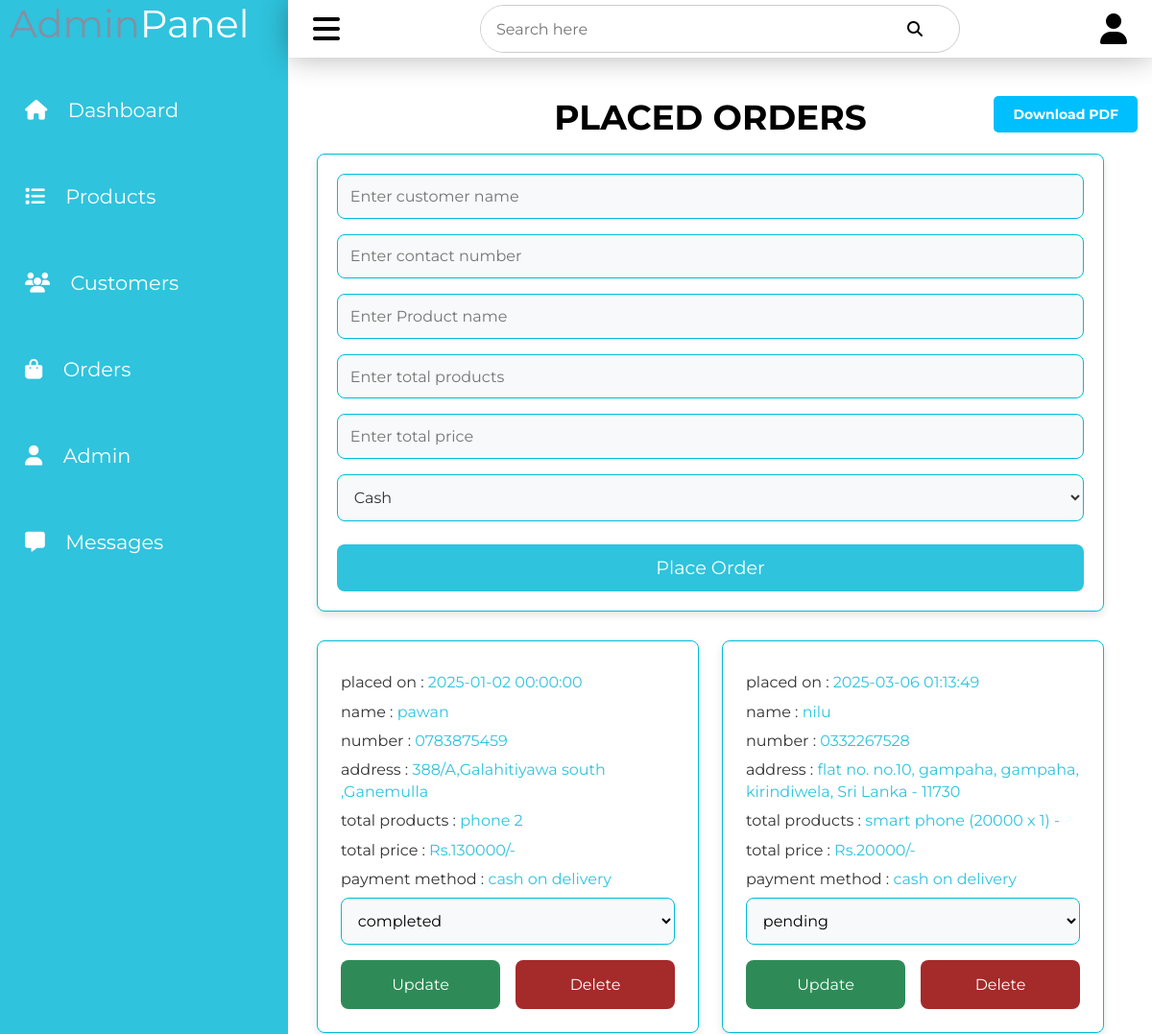
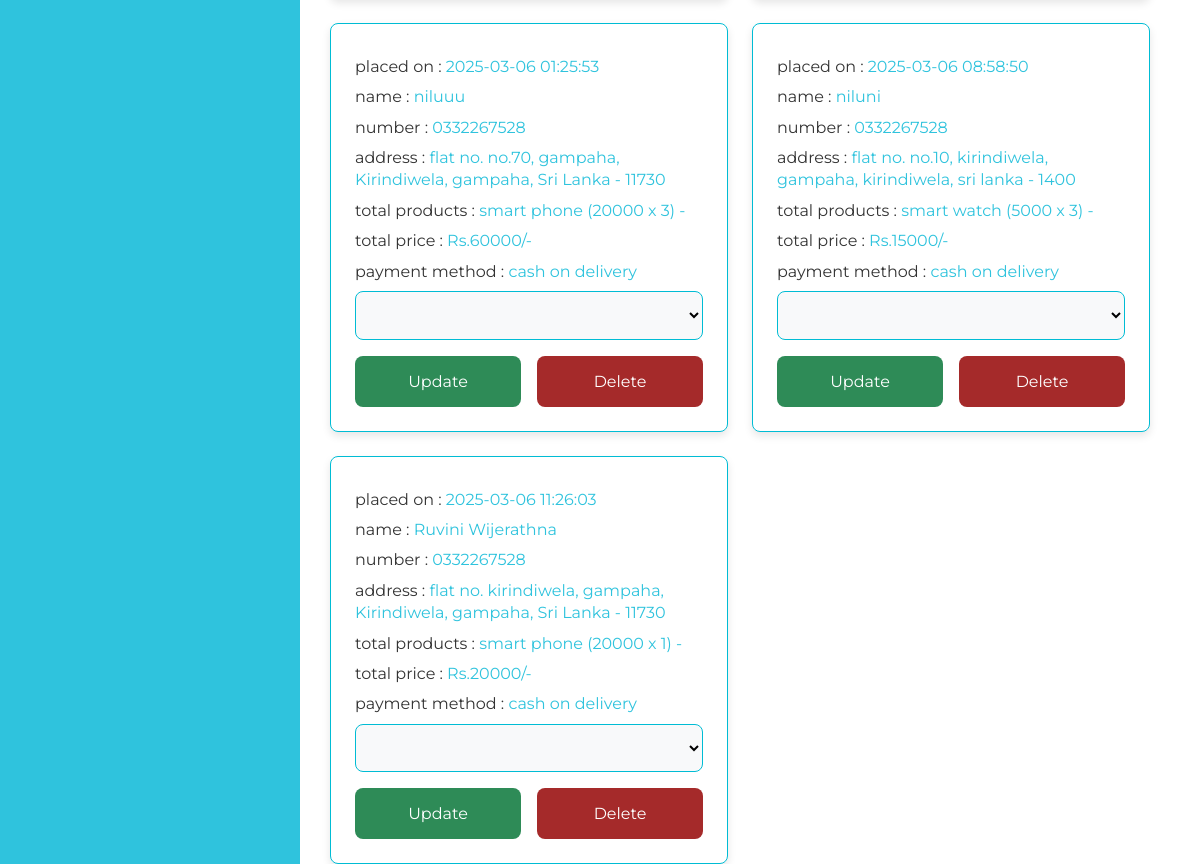
The page /admin/placed_orders.php (signed in) on the database its author committed (2 pictures, top to bottom).
### tables this page shows
CREATE TABLE `orders` (
  `id` int(5) NOT NULL,
  `user_id` int(100) NOT NULL,
  `name` varchar(20) NOT NULL,
  `number` varchar(10) NOT NULL,
  `email` varchar(50) NOT NULL,
  `method` varchar(50) NOT NULL,
  `address` varchar(500) NOT NULL,
  `total_products` varchar(100) NOT NULL,
  `total_price` int(100) NOT NULL,
  `placed_on` datetime NOT NULL DEFAULT current_timestamp(),
  `payment_status` varchar(20) NOT NULL
);

### admin/placed_orders.php (the view, shortened to what this page needs)
<?php
include '../components/connect.php';
 ?>
<!DOCTYPE html>
<html lang="en">
<head>
    <link rel="stylesheet" href="../css/dashbordstyle.css">
    <link rel="stylesheet" href="../css/update.css">
</head>
<body>
<?php include'../components/admin_sidebar.php' ?>
<section class="orders">
<h1 class="heading">placed orders</h1>
<a href="../components/generate_order_pdf.php?" class="pdf-btn">Download PDF</a>
<div class="order-form-container">
    <form action="" method="post">
        <input type="text" name="name" required placeholder="Enter customer name" maxlength="50" class="box">
        <input type="text" name="number" required placeholder="Enter contact number" maxlength="15" class="box" oninput="this.value = this.value.replace(/[^0-9]/g, '')">
        <input type="text" name="product_name" required placeholder="Enter Product name" maxlength="50" class="box">
        <input type="text" name="total_products" required placeholder="Enter total products" maxlength="50" class="box">
        <input type="text" name="total_price" required placeholder="Enter total price" maxlength="10" class="box" oninput="this.value = this.value.replace(/[^0-9.]/g, '')">
        <select name="method" required class="box">
            <option value="Cash on Delivery">Cash</option>
        </select>
        <input type="submit" value="Place Order" class="btn" name="place_order">
    </form>
</div>
<div class="box-container">
   <?php
      $select_orders = $conn->prepare("SELECT * FROM `orders`");
      $select_orders->execute();
      if($select_orders->rowCount() > 0){
         while($fetch_orders = $select_orders->fetch(PDO::FETCH_ASSOC)){
   ?>
   <div class="box">
      <p> placed on : <span><?= $fetch_orders['placed_on']; ?></span> </p>
      <p> name : <span><?= $fetch_orders['name']; ?></span> </p>
      <p> number : <span><?= $fetch_orders['number']; ?></span> </p>
      <p> address : <span><?= $fetch_orders['address']; ?></span> </p>
      <p> total products : <span><?= $fetch_orders['total_products']; ?></span> </p>
      <p> total price : <span>Rs.<?= $fetch_orders['total_price']; ?>/-</span> </p>
      <p> payment method : <span><?= $fetch_orders['method']; ?></span> </p>
      <form action="" method="post">
         <select name="payment_status" class="select">
            <option selected disabled><?= $fetch_orders['payment_status']; ?></option>
            <option value="pending">pending</option>
         </select>
        <div class="flex-btn">
         <input type="submit" value="update" class="option-btn" name="update_payment">
         <a href="placed_orders.php?delete=<?= $fetch_orders['id']; ?>" class="delete-btn" onclick="return confirm('delete this order?');">delete</a>
        </div>
      </form>
   </div>
   <?php
         }
      }else{
         echo '<p class="empty">no orders placed yet!</p>';
      }
   ?>
</div>
</section>
</body>
</html>

### css/dashbordstyle.css (style rules this page uses)
:root { --main-color: #2fc3dd; --color-dark: #1d2231; --text-grey: #8390a2; }
* { font-family: "Montserrat", serif; margin: 0; padding: 0; box-sizing: border-box; text-decoration: none; outline: none; border: none; list-style: none; }
html { overflow: auto; }
body { min-height: 100vh; overflow-x: hidden; }
.btn, .delete-btn, .option-btn { display: block; width: 100%; margin-top: .5rem; border-radius: .5rem; padding: 1rem 3rem; font-size: 1rem; text-transform: capitalize; color: white; cursor: pointer; text-align: center; }
.btn { background-color: var(--main-color); }
.option-btn { background-color: seagreen; }
.delete-btn { background-color: #a52a2a; }
.flex-btn { display: flex; gap: 1rem; }

### css/update.css (style rules this page uses)
:root { --main-color: #2fc3dd; --color-dark: #1d2231; --text-grey: #8390a2; --white: #ffffff; --border-color: #00bcd4; --border:.2rem solid var(--border-color); --box-shadow:0 .5rem 1rem rgba(0,0,0,.1); }
* { font-family: "Montserrat", sans-serif; margin: 0; padding: 0; box-sizing: border-box; text-decoration: none; outline: none; border: none; }
html { overflow: auto; }
.order-form-container { position: relative; width: 100%; max-width: 6000px; margin: 0 auto; padding: 20px; top: 30px; background-color: var(--white, #fff); border-radius: 8px; box-shadow: 0px 4px 8px rgba(0, 0, 0, 0.1); border: 1px solid var(--border-color, #ddd); }
.order-form-container .box { width: 100%; padding: 0.8rem; margin-bottom: 1rem; font-size: 1rem; color: var(--black, #333); border-radius: 8px; border: 1px solid var(--border-color, #ddd); background-color: var(--light-bg, #f8f9fa); }
.order-form-container .btn { width: 100%; padding: 0.8rem; font-size: 1.2rem; color: var(--white, #fff); background-color: var(--main-color, #007bff); border: none; border-radius: 8px; cursor: pointer; transition: background-color 0.3s ease; }
.order-form-container select { width: 100%; padding: 0.8rem; margin-bottom: 1rem; font-size: 1rem; color: var(--black, #333); border-radius: 8px; border: 1px solid var(--border-color, #ddd); background-color: var(--light-bg, #f8f9fa); }
.order-form-container input[type="submit"] { cursor: pointer; transition: background-color 0.3s ease; }
.orders { position: absolute; width: calc(100% - 280px); left: 280px; padding: 50px; display: flex; flex-direction: column; align-items: center; min-height: calc(100vh - 80px); top: 80px; margin: 0 auto; }
.orders .box-container { position: relative; display: grid; grid-template-columns: repeat(auto-fit, minmax(320px, 1fr)); gap: 1.5rem; align-items: flex-start; justify-content: center; width: 100%; min-height: calc(100vh - 60px); top: 60px; max-width: 1200px; }
.orders .box-container .box { padding: 1.5rem; border-radius: 8px; border: 1px solid var(--border-color, #ddd); background-color: var(--white, #fff); box-shadow: 0px 4px 8px rgba(0, 0, 0, 0.1); }
.orders .box-container .box p { line-height: 1.4; font-size: 1rem; color: var(--text-color, #333); margin: 0.5rem 0; }
.orders .box-container .box p span { color: var(--main-color, #007bff); }
.orders .box-container .select { margin-bottom: 0.5rem; width: 100%; background-color: var(--light-bg, #f8f9fa); padding: 0.8rem; font-size: 1rem; color: var(--black, #000); border-radius: 8px; border: 1px solid var(--border-color, #ddd); cursor: pointer; }
.orders .heading { position: absolute; top: 20px; left: 50%; transform: translateX(-50%); font-weight: bold; color: var(--black, #000); font-size: 36px; text-transform: uppercase; text-align: center; }
.pdf-btn { position: absolute; top: 20px; right: 15px; padding: 10px 20px; background-color: #00BFFF; color: white; text-decoration: none; border-radius: 5px; font-size: 14px; font-weight: bold; transition: background-color 0.3s ease; z-index: 1; }

### rows shown on the page
orders: placed_on "2025-01-02 00:00:00", name "pawan", number "0783875459", address "388/A,Galahitiyawa south ,Ganemulla", total_products "phone 2", total_price "130000", method "cash on delivery", payment_status "completed"
orders: placed_on "2025-03-06 01:13:49", name "nilu", number "0332267528", address "flat no. no.10, gampaha, gampaha, kirindiwela, Sri Lanka - 11730", total_products "smart phone (20000 x 1) -", total_price "20000", method "cash on delivery", payment_status "pending"
orders: placed_on "2025-03-06 01:25:53", name "niluuu", number "0332267528", address "flat no. no.70, gampaha, Kirindiwela, gampaha, Sri Lanka - 11730", total_products "smart phone (20000 x 3) -", total_price "60000", method "cash on delivery"
orders: placed_on "2025-03-06 08:58:50", name "niluni", number "0332267528", address "flat no. no.10, kirindiwela, gampaha, kirindiwela, sri lanka - 1400", total_products "smart watch (5000 x 3) -", total_price "15000", method "cash on delivery"
orders: placed_on "2025-03-06 11:26:03", name "Ruvini Wijerathna", number "0332267528", address "flat no. kirindiwela, gampaha, Kirindiwela, gampaha, Sri Lanka - 11730", total_products "smart phone (20000 x 1) -", total_price "20000", method "cash on delivery"
